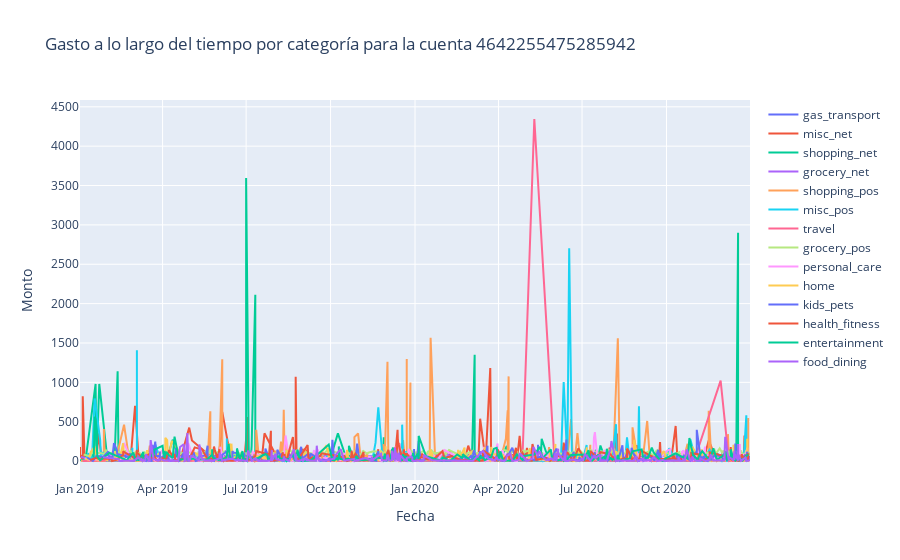
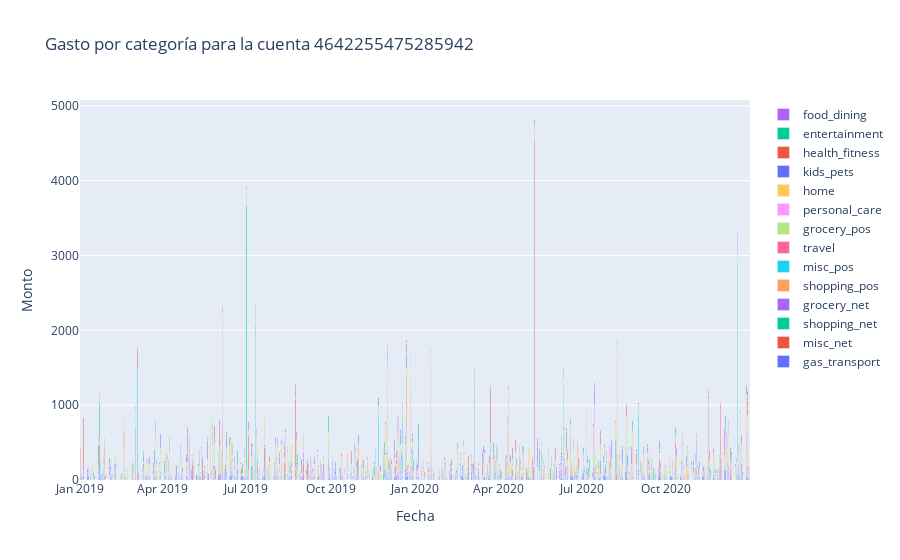
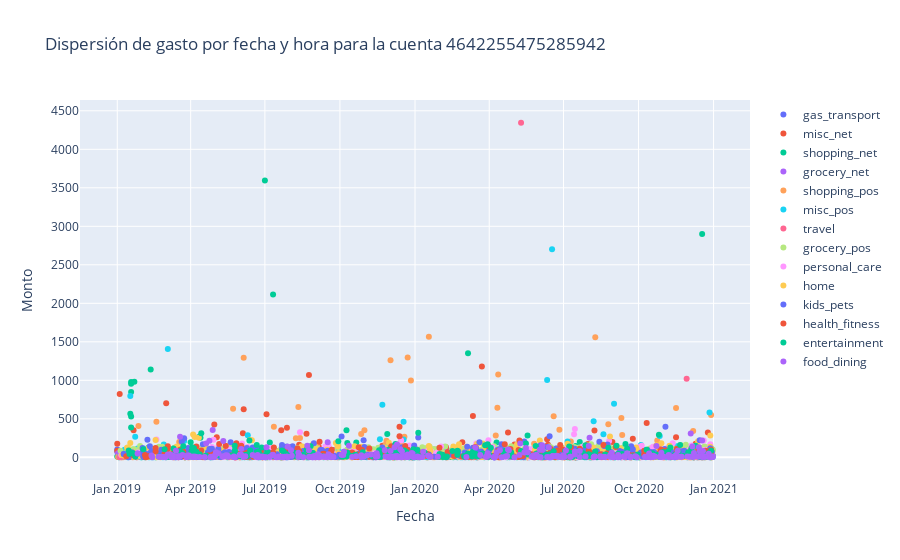
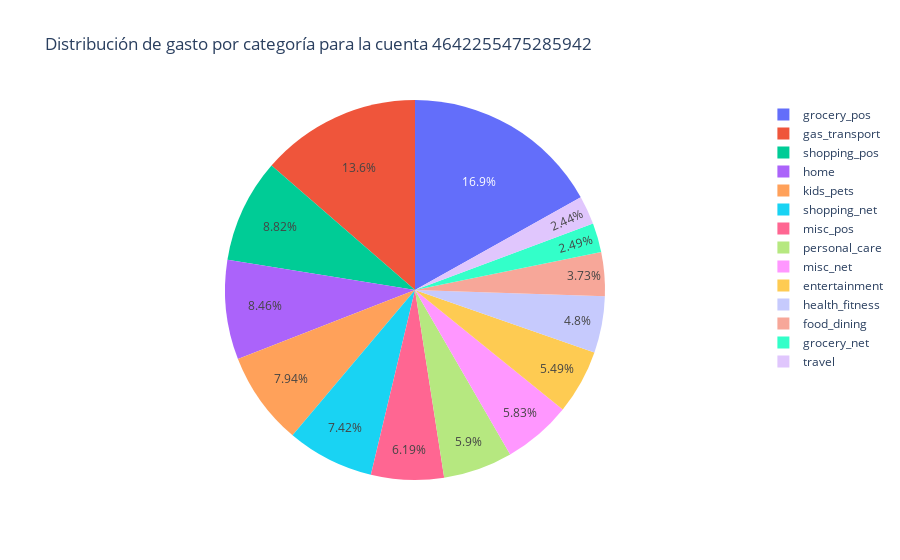

The code cell stored with these charts, in order, in its notebook:
### Code cell
# Ejemplo de cómo utilizar las funciones:
cc_num_ejemplo = 4642255475285942
line_plot_by_category(cc_num_ejemplo)
stacked_bar_plot(cc_num_ejemplo)
scatter_plot(cc_num_ejemplo)
pie_chart(cc_num_ejemplo)
heatmap(cc_num_ejemplo)
box_plot(cc_num_ejemplo)
bar_plot_hourly_avg(cc_num_ejemplo)

### Figure 1 — Plotly figure (JSON) as saved in the notebook; plotly's stock layout.template omitted (floating-point values rounded to 4 significant figures; data arrays with more than 128 entries replaced by an {"elided": "..."} marker saying what was removed)
{"data": [{"mode": "lines", "name": "gas_transport", "type": "scatter", "x": {"elided": "586 str values"}, "y": {"elided": "586 float values"}}, {"mode": "lines", "name": "misc_net", "type": "scatter", "x": {"elided": "242 str values"}, "y": {"elided": "242 float values"}}, {"mode": "lines", "name": "shopping_net", "type": "scatter", "x": {"elided": "298 str values"}, "y": {"elided": "298 float values"}}, {"mode": "lines", "name": "grocery_net", "type": "scatter", "x": {"elided": "133 str values"}, "y": {"elided": "133 float values"}}, {"mode": "lines", "name": "shopping_pos", "type": "scatter", "x": {"elided": "390 str values"}, "y": {"elided": "390 float values"}}, {"mode": "lines", "name": "misc_pos", "type": "scatter", "x": {"elided": "282 str values"}, "y": {"elided": "282 float values"}}, {"mode": "lines", "name": "travel", "type": "scatter", "x": ["2019-01-04", "2019-01-09", "2019-01-18", "2019-01-20", "2019-03-08", "2019-03-10", "2019-03-14", "2019-03-17", "2019-04-12", "2019-04-18", "2019-05-05", "2019-05-18", "2019-05-21", "2019-05-26", "2019-05-26", "2019-05-26", "2019-05-30", "2019-06-13", "2019-06-16", "2019-06-16", "2019-06-23", "2019-07-04", "2019-07-12", "2019-07-21", "2019-07-24", "2019-07-25", "2019-07-29", "2019-08-01", "2019-08-18", "2019-08-22", "2019-08-30", "2019-08-31", "2019-09-13", "2019-09-23", "2019-10-17", "2019-11-02", "2019-11-11", "2019-11-14", "2019-11-19", "2019-11-25", "2019-12-15", "2019-12-16", "2019-12-18", "2019-12-20", "2019-12-24", "2019-12-30", "2020-01-02", "2020-01-05", "2020-01-06", "2020-01-28", "2020-02-08", "2020-02-24", "2020-03-02", "2020-03-06", "2020-03-09", "2020-03-27", "2020-04-02", "2020-04-06", "2020-04-07", "2020-04-09", "2020-04-19", "2020-04-20", "2020-04-27", "2020-05-10", "2020-06-01", "2020-06-08", "2020-06-09", "2020-06-12", "2020-06-29", "2020-06-29", "2020-07-03", "2020-07-09", "2020-07-11", "2020-07-13", "2020-07-14", "2020-07-15", "2020-07-15", "2020-07-31", "2020-08-04", "2020-08-05", "2020-08-11", "2020-08-19", "2020-08-22", "2020-09-06", "2020-09-12", "2020-09-15", "2020-09-27", "2020-10-05", "2020-10-11", "2020-10-16", "2020-10-31", "2020-11-29", "2020-12-08", "2020-12-09", "2020-12-12", "2020-12-19", "2020-12-19", "2020-12-27", "2020-12-28", "2020-12-30"], "y": [2.24, 6.46, 9.33, 8.74, 7.31, 8.87, 4.45, 6.26, 3.86, 1.39, 3.26, 6.49, 6.5, 1.73, 2.11, 1.18, 5.82, 5.86, 2.65, 5.19, 8.39, 7.27, 4.19, 2.24, 2.47, 6.58, 6.54, 3.21, 75.83, 9.44, 8.42, 7.15, 60.32, 3.19, 4.5, 8.84, 8.54, 1.18, 1.33, 5.89, 221.7, 8.92, 7.5, 6.48, 3.17, 3.34, 3.9, 9.96, 4.13, 2.66, 2.06, 2.8, 2.06, 2.68, 5.42, 2.69, 7.48, 4.54, 8.54, 2.45, 6.57, 9.61, 4.3, 4345.0, 3.16, 1.72, 1.68, 8.1, 7.15, 6.99, 3.26, 4.19, 5.37, 6.13, 5.7, 109.1, 2.91, 4.13, 4.64, 2.33, 3.24, 8.42, 9.9, 9.35, 5.14, 2.47, 6.04, 2.65, 8.11, 6.99, 1.13, 1021.0, 1.78, 4.85, 2.54, 7.56, 8.14, 7.48, 6.04, 8.19]}, {"mode": "lines", "name": "grocery_pos", "type": "scatter", "x": {"elided": "429 str values"}, "y": {"elided": "429 float values"}}, {"mode": "lines", "name": "personal_care", "type": "scatter", "x": {"elided": "331 str values"}, "y": {"elided": "331 float values"}}, {"mode": "lines", "name": "home", "type": "scatter", "x": {"elided": "443 str values"}, "y": {"elided": "443 float values"}}, {"mode": "lines", "name": "kids_pets", "type": "scatter", "x": {"elided": "404 str values"}, "y": {"elided": "404 float values"}}, {"mode": "lines", "name": "health_fitness", "type": "scatter", "x": {"elided": "217 str values"}, "y": {"elided": "217 float values"}}, {"mode": "lines", "name": "entertainment", "type": "scatter", "x": {"elided": "239 str values"}, "y": {"elided": "239 float values"}}, {"mode": "lines", "name": "food_dining", "type": "scatter", "x": {"elided": "292 str values"}, "y": {"elided": "292 float values"}}], "layout": {"title": {"text": "Gasto a lo largo del tiempo por categoría para la cuenta 4642255475285942"}, "xaxis": {"title": {"text": "Fecha"}}, "yaxis": {"title": {"text": "Monto"}}}}

### Figure 2 — Plotly figure (JSON) as saved in the notebook; plotly's stock layout.template omitted (floating-point values rounded to 4 significant figures; data arrays with more than 128 entries replaced by an {"elided": "..."} marker saying what was removed)
{"data": [{"name": "gas_transport", "type": "bar", "x": {"elided": "586 str values"}, "y": {"elided": "586 float values"}}, {"name": "misc_net", "type": "bar", "x": {"elided": "242 str values"}, "y": {"elided": "242 float values"}}, {"name": "shopping_net", "type": "bar", "x": {"elided": "298 str values"}, "y": {"elided": "298 float values"}}, {"name": "grocery_net", "type": "bar", "x": {"elided": "133 str values"}, "y": {"elided": "133 float values"}}, {"name": "shopping_pos", "type": "bar", "x": {"elided": "390 str values"}, "y": {"elided": "390 float values"}}, {"name": "misc_pos", "type": "bar", "x": {"elided": "282 str values"}, "y": {"elided": "282 float values"}}, {"name": "travel", "type": "bar", "x": ["2019-01-04", "2019-01-09", "2019-01-18", "2019-01-20", "2019-03-08", "2019-03-10", "2019-03-14", "2019-03-17", "2019-04-12", "2019-04-18", "2019-05-05", "2019-05-18", "2019-05-21", "2019-05-26", "2019-05-26", "2019-05-26", "2019-05-30", "2019-06-13", "2019-06-16", "2019-06-16", "2019-06-23", "2019-07-04", "2019-07-12", "2019-07-21", "2019-07-24", "2019-07-25", "2019-07-29", "2019-08-01", "2019-08-18", "2019-08-22", "2019-08-30", "2019-08-31", "2019-09-13", "2019-09-23", "2019-10-17", "2019-11-02", "2019-11-11", "2019-11-14", "2019-11-19", "2019-11-25", "2019-12-15", "2019-12-16", "2019-12-18", "2019-12-20", "2019-12-24", "2019-12-30", "2020-01-02", "2020-01-05", "2020-01-06", "2020-01-28", "2020-02-08", "2020-02-24", "2020-03-02", "2020-03-06", "2020-03-09", "2020-03-27", "2020-04-02", "2020-04-06", "2020-04-07", "2020-04-09", "2020-04-19", "2020-04-20", "2020-04-27", "2020-05-10", "2020-06-01", "2020-06-08", "2020-06-09", "2020-06-12", "2020-06-29", "2020-06-29", "2020-07-03", "2020-07-09", "2020-07-11", "2020-07-13", "2020-07-14", "2020-07-15", "2020-07-15", "2020-07-31", "2020-08-04", "2020-08-05", "2020-08-11", "2020-08-19", "2020-08-22", "2020-09-06", "2020-09-12", "2020-09-15", "2020-09-27", "2020-10-05", "2020-10-11", "2020-10-16", "2020-10-31", "2020-11-29", "2020-12-08", "2020-12-09", "2020-12-12", "2020-12-19", "2020-12-19", "2020-12-27", "2020-12-28", "2020-12-30"], "y": [2.24, 6.46, 9.33, 8.74, 7.31, 8.87, 4.45, 6.26, 3.86, 1.39, 3.26, 6.49, 6.5, 1.73, 2.11, 1.18, 5.82, 5.86, 2.65, 5.19, 8.39, 7.27, 4.19, 2.24, 2.47, 6.58, 6.54, 3.21, 75.83, 9.44, 8.42, 7.15, 60.32, 3.19, 4.5, 8.84, 8.54, 1.18, 1.33, 5.89, 221.7, 8.92, 7.5, 6.48, 3.17, 3.34, 3.9, 9.96, 4.13, 2.66, 2.06, 2.8, 2.06, 2.68, 5.42, 2.69, 7.48, 4.54, 8.54, 2.45, 6.57, 9.61, 4.3, 4345.0, 3.16, 1.72, 1.68, 8.1, 7.15, 6.99, 3.26, 4.19, 5.37, 6.13, 5.7, 109.1, 2.91, 4.13, 4.64, 2.33, 3.24, 8.42, 9.9, 9.35, 5.14, 2.47, 6.04, 2.65, 8.11, 6.99, 1.13, 1021.0, 1.78, 4.85, 2.54, 7.56, 8.14, 7.48, 6.04, 8.19]}, {"name": "grocery_pos", "type": "bar", "x": {"elided": "429 str values"}, "y": {"elided": "429 float values"}}, {"name": "personal_care", "type": "bar", "x": {"elided": "331 str values"}, "y": {"elided": "331 float values"}}, {"name": "home", "type": "bar", "x": {"elided": "443 str values"}, "y": {"elided": "443 float values"}}, {"name": "kids_pets", "type": "bar", "x": {"elided": "404 str values"}, "y": {"elided": "404 float values"}}, {"name": "health_fitness", "type": "bar", "x": {"elided": "217 str values"}, "y": {"elided": "217 float values"}}, {"name": "entertainment", "type": "bar", "x": {"elided": "239 str values"}, "y": {"elided": "239 float values"}}, {"name": "food_dining", "type": "bar", "x": {"elided": "292 str values"}, "y": {"elided": "292 float values"}}], "layout": {"barmode": "stack", "title": {"text": "Gasto por categoría para la cuenta 4642255475285942"}, "xaxis": {"title": {"text": "Fecha"}}, "yaxis": {"title": {"text": "Monto"}}}}

### Figure 3 — Plotly figure (JSON) as saved in the notebook; plotly's stock layout.template omitted (floating-point values rounded to 4 significant figures; data arrays with more than 128 entries replaced by an {"elided": "..."} marker saying what was removed)
{"data": [{"mode": "markers", "name": "gas_transport", "type": "scatter", "x": {"elided": "586 str values"}, "y": {"elided": "586 float values"}}, {"mode": "markers", "name": "misc_net", "type": "scatter", "x": {"elided": "242 str values"}, "y": {"elided": "242 float values"}}, {"mode": "markers", "name": "shopping_net", "type": "scatter", "x": {"elided": "298 str values"}, "y": {"elided": "298 float values"}}, {"mode": "markers", "name": "grocery_net", "type": "scatter", "x": {"elided": "133 str values"}, "y": {"elided": "133 float values"}}, {"mode": "markers", "name": "shopping_pos", "type": "scatter", "x": {"elided": "390 str values"}, "y": {"elided": "390 float values"}}, {"mode": "markers", "name": "misc_pos", "type": "scatter", "x": {"elided": "282 str values"}, "y": {"elided": "282 float values"}}, {"mode": "markers", "name": "travel", "type": "scatter", "x": ["2019-01-04", "2019-01-09", "2019-01-18", "2019-01-20", "2019-03-08", "2019-03-10", "2019-03-14", "2019-03-17", "2019-04-12", "2019-04-18", "2019-05-05", "2019-05-18", "2019-05-21", "2019-05-26", "2019-05-26", "2019-05-26", "2019-05-30", "2019-06-13", "2019-06-16", "2019-06-16", "2019-06-23", "2019-07-04", "2019-07-12", "2019-07-21", "2019-07-24", "2019-07-25", "2019-07-29", "2019-08-01", "2019-08-18", "2019-08-22", "2019-08-30", "2019-08-31", "2019-09-13", "2019-09-23", "2019-10-17", "2019-11-02", "2019-11-11", "2019-11-14", "2019-11-19", "2019-11-25", "2019-12-15", "2019-12-16", "2019-12-18", "2019-12-20", "2019-12-24", "2019-12-30", "2020-01-02", "2020-01-05", "2020-01-06", "2020-01-28", "2020-02-08", "2020-02-24", "2020-03-02", "2020-03-06", "2020-03-09", "2020-03-27", "2020-04-02", "2020-04-06", "2020-04-07", "2020-04-09", "2020-04-19", "2020-04-20", "2020-04-27", "2020-05-10", "2020-06-01", "2020-06-08", "2020-06-09", "2020-06-12", "2020-06-29", "2020-06-29", "2020-07-03", "2020-07-09", "2020-07-11", "2020-07-13", "2020-07-14", "2020-07-15", "2020-07-15", "2020-07-31", "2020-08-04", "2020-08-05", "2020-08-11", "2020-08-19", "2020-08-22", "2020-09-06", "2020-09-12", "2020-09-15", "2020-09-27", "2020-10-05", "2020-10-11", "2020-10-16", "2020-10-31", "2020-11-29", "2020-12-08", "2020-12-09", "2020-12-12", "2020-12-19", "2020-12-19", "2020-12-27", "2020-12-28", "2020-12-30"], "y": [2.24, 6.46, 9.33, 8.74, 7.31, 8.87, 4.45, 6.26, 3.86, 1.39, 3.26, 6.49, 6.5, 1.73, 2.11, 1.18, 5.82, 5.86, 2.65, 5.19, 8.39, 7.27, 4.19, 2.24, 2.47, 6.58, 6.54, 3.21, 75.83, 9.44, 8.42, 7.15, 60.32, 3.19, 4.5, 8.84, 8.54, 1.18, 1.33, 5.89, 221.7, 8.92, 7.5, 6.48, 3.17, 3.34, 3.9, 9.96, 4.13, 2.66, 2.06, 2.8, 2.06, 2.68, 5.42, 2.69, 7.48, 4.54, 8.54, 2.45, 6.57, 9.61, 4.3, 4345.0, 3.16, 1.72, 1.68, 8.1, 7.15, 6.99, 3.26, 4.19, 5.37, 6.13, 5.7, 109.1, 2.91, 4.13, 4.64, 2.33, 3.24, 8.42, 9.9, 9.35, 5.14, 2.47, 6.04, 2.65, 8.11, 6.99, 1.13, 1021.0, 1.78, 4.85, 2.54, 7.56, 8.14, 7.48, 6.04, 8.19]}, {"mode": "markers", "name": "grocery_pos", "type": "scatter", "x": {"elided": "429 str values"}, "y": {"elided": "429 float values"}}, {"mode": "markers", "name": "personal_care", "type": "scatter", "x": {"elided": "331 str values"}, "y": {"elided": "331 float values"}}, {"mode": "markers", "name": "home", "type": "scatter", "x": {"elided": "443 str values"}, "y": {"elided": "443 float values"}}, {"mode": "markers", "name": "kids_pets", "type": "scatter", "x": {"elided": "404 str values"}, "y": {"elided": "404 float values"}}, {"mode": "markers", "name": "health_fitness", "type": "scatter", "x": {"elided": "217 str values"}, "y": {"elided": "217 float values"}}, {"mode": "markers", "name": "entertainment", "type": "scatter", "x": {"elided": "239 str values"}, "y": {"elided": "239 float values"}}, {"mode": "markers", "name": "food_dining", "type": "scatter", "x": {"elided": "292 str values"}, "y": {"elided": "292 float values"}}], "layout": {"title": {"text": "Dispersión de gasto por fecha y hora para la cuenta 4642255475285942"}, "xaxis": {"title": {"text": "Fecha"}}, "yaxis": {"title": {"text": "Monto"}}}}

### Figure 4 — Plotly figure (JSON) as saved in the notebook; plotly's stock layout.template omitted (floating-point values rounded to 4 significant figures; data arrays with more than 128 entries replaced by an {"elided": "..."} marker saying what was removed)
{"data": [{"labels": {"elided": "4386 str values"}, "type": "pie", "values": {"elided": "4386 float values"}}], "layout": {"title": {"text": "Distribución de gasto por categoría para la cuenta 4642255475285942"}}}
